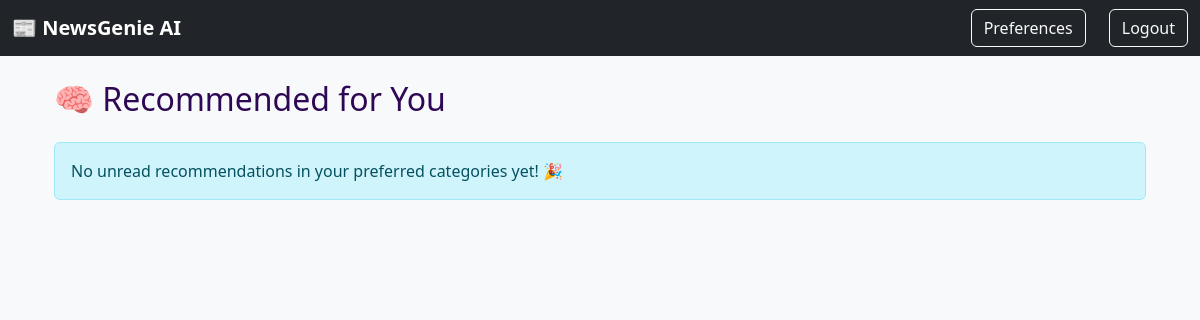
Before: /recommendations/ (signed in) with the older database file.
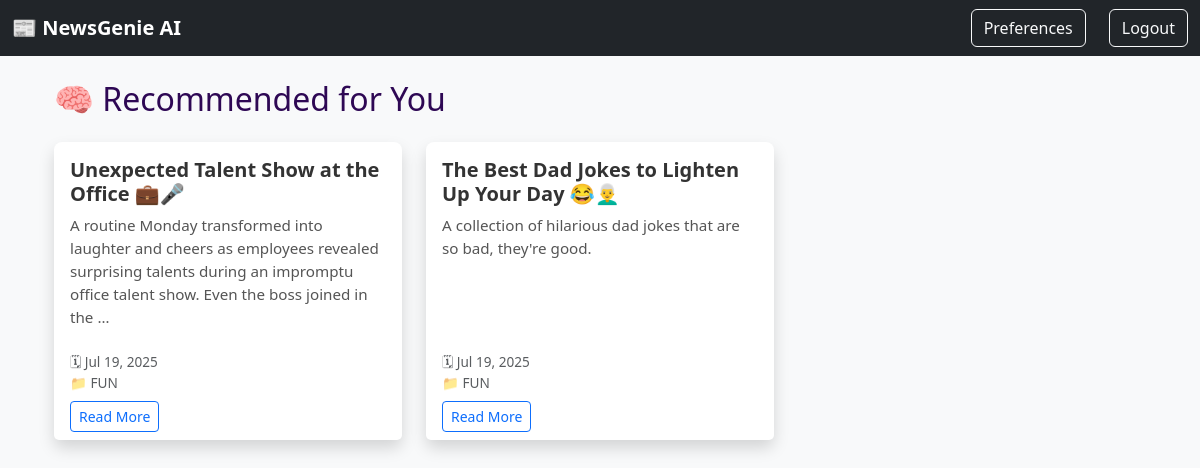
After: the same page with the newer database file.
### news/models.py (models this page shows, shortened)
class Article(models.Model):
    title = models.CharField(max_length=200)
    content = models.TextField()
    summary = models.TextField(blank=True)
    source_url = models.URLField()
    category = models.ForeignKey(Category, on_delete=models.CASCADE)
    published_date = models.DateTimeField(default=timezone.now)
    created_at = models.DateTimeField(auto_now_add=True)
    audio_file = models.FileField(upload_to='audio/', blank=True, null=True)
    link = models.URLField(max_length=500, unique=True, null=True, blank=True)
    source = models.CharField(max_length=100, default='Unknown')
    class Meta:
        ordering = ['-published_date']

class Category(models.Model):
    name = models.CharField(max_length=100)
    description = models.TextField(blank=True)
    class Meta:
        verbose_name_plural = "Categories"

### news/views.py (the view)
# urls.py: path('recommendations/', views.recommendations, name='recommendations'),
@login_required
def recommendations(request):
    read_ids = ReadingHistory.objects.filter(user=request.user).values_list('article_id', flat=True)
    try:
        preferences = request.user.userpreference.categories.all()
        articles = Article.objects.filter(category__in=preferences).exclude(id__in=read_ids)
    except UserPreference.DoesNotExist:
        articles = Article.objects.none()
    return render(request, 'news/recommendations.html', {'articles': articles})

### templates/news/recommendations.html (shortened to what this page needs)
{% extends 'base.html' %}
{% block content %}
<div class="container mt-4">
    <h2 class="mb-4">🧠 Recommended for You</h2>
    {% if articles %}
    <div class="row row-cols-1 row-cols-md-3 g-4">
        {% for article in articles %}
        <div class="col">
            <div class="card h-100 shadow rounded-3 border-0">
                <div class="card-body">
                    <h5 class="card-title">{{ article.title }}</h5>
                    <p class="card-text">{{ article.summary|truncatewords:25 }}</p>
                </div>
                <div class="card-footer bg-white border-top-0 text-muted small">
                    <span>🗓 {{ article.created_at|date:"M d, Y" }}</span><br>
                    <span>📁 {{ article.category.name }}</span><br>
                    <a href="{% url 'article_detail' article.pk %}" class="btn btn-sm btn-outline-primary mt-2">Read More</a>
                </div>
            </div>
        </div>
        {% endfor %}
    </div>
    {% else %}
    <div class="alert alert-info mt-3">
        No unread recommendations in your preferred categories yet! 🎉
    </div>
    {% endif %}
</div>
{% endblock %}

### templates/base.html (shortened to what this page needs)
<!DOCTYPE html>
<html lang="en">
<head>
    {% load static %}
    <link href="https://cdn.jsdelivr.net/npm/bootstrap@5.3.0/dist/css/bootstrap.min.css" rel="stylesheet">
    <link rel="stylesheet" href="{% static 'css/style.css' %}">
</head>
<body style="background-color: #f8f9fa; font-family: 'Segoe UI', sans-serif;">
    <nav class="navbar navbar-expand-lg navbar-dark bg-dark">
        <div class="container-fluid">
            <a class="navbar-brand" href="{% url 'home' %}">📰 NewsGenie AI</a>
            <div class="d-flex gap-2">
                {% if user.is_authenticated %}
                    <a href="{% url 'preferences' %}" class="btn btn-outline-light">Preferences</a>
                    <form action="{% url 'logout' %}" method="post" class="d-inline">
                        <button type="submit" class="btn btn-outline-light">Logout</button>
                    </form>
                {% else %}
                    <a href="{% url 'login' %}" class="btn btn-outline-light me-2">Login</a>
                    <a href="{% url 'register' %}" class="btn btn-outline-light">Register</a>
                {% endif %}
            </div>
        </div>
    </nav>
    <div class="container mt-4">
        {% block content %}
        {% endblock %}
    </div>
</body>
</html>

### static/css/style.css (style rules this page uses)
body { font-family: 'Segoe UI', sans-serif; background: #f3f0ff; margin: 0; padding: 0; }
nav { background-color: #6a0dad; padding: 10px; }
nav a { color: #ffffff; text-decoration: none; margin-right: 15px; font-weight: bold; }
h2 { color: #2e0854; }
button { background-color: #6a0dad; color: white; border: none; padding: 10px 18px; cursor: pointer; border-radius: 5px; }
a { color: #6a0dad; }
.card-title { font-weight: 600; color: #333; }
.card-text { color: #555; font-size: 0.95rem; }
.card-footer { font-size: 0.85rem; }
.card { border-radius: 15px; transition: transform 0.2s ease; }
.card-footer { font-size: 0.85rem; background-color: #fff; }

Changed rows visible on the page:
added Article: title "Unexpected Talent Show at the Office 💼🎤", summary "A routine Monday transformed into laughter and cheers as employees revealed surprising talents during an impromptu office talent show. Even the boss joined in the …", created_at "Jul 19, 2025", category.name "FUN"
added Article: title "The Best Dad Jokes to Lighten Up Your Day 😂👨‍🦳", summary "A collection of hilarious dad jokes that are so bad, they're good.", created_at "Jul 19, 2025", category.name "FUN"
Other visible differences:
text no longer shown: "No unread recommendations in your preferred categories yet! 🎉"
